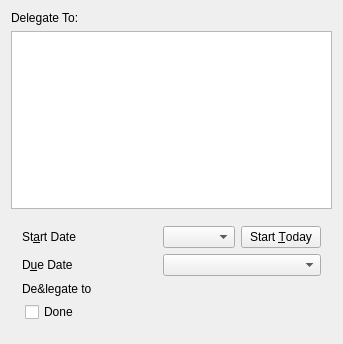
<?xml version="1.0" encoding="UTF-8"?>
<ui version="4.0">
 <class>EditorView</class>
 <widget class="QWidget" name="EditorView">
  <property name="geometry">
   <rect>
    <x>0</x>
    <y>0</y>
    <width>343</width>
    <height>344</height>
   </rect>
  </property>
  <property name="windowTitle">
   <string>Editor</string>
  </property>
  <layout class="QVBoxLayout" name="layout">
   <item>
    <widget class="QLabel" name="delegateLabel">
     <property name="text">
      <string>Delegate To: </string>
     </property>
    </widget>
   </item>
   <item>
    <widget class="QPlainTextEdit" name="textEdit"/>
   </item>
   <item>
    <widget class="QWidget" name="taskGroup" native="true">
     <layout class="QGridLayout" name="gridLayout">
      <item row="0" column="0">
       <widget class="QLabel" name="startDateLabel">
        <property name="text">
         <string>St&amp;art Date</string>
        </property>
        <property name="margin">
         <number>4</number>
        </property>
        <property name="buddy">
         <cstring>startDateEdit</cstring>
        </property>
       </widget>
      </item>
      <item row="0" column="1">
       <layout class="QHBoxLayout" name="horizontalLayout">
        <item>
         <widget class="KPIM::KDateEdit" name="startDateEdit"/>
        </item>
        <item>
         <widget class="QPushButton" name="startTodayButton">
          <property name="text">
           <string>Start &amp;Today</string>
          </property>
         </widget>
        </item>
       </layout>
      </item>
      <item row="1" column="0">
       <widget class="QLabel" name="dueDateLabel">
        <property name="text">
         <string>D&amp;ue Date </string>
        </property>
        <property name="margin">
         <number>4</number>
        </property>
        <property name="buddy">
         <cstring>dueDateEdit</cstring>
        </property>
       </widget>
      </item>
      <item row="1" column="1">
       <widget class="KPIM::KDateEdit" name="dueDateEdit"/>
      </item>
      <item row="2" column="0">
       <widget class="QLabel" name="delegateToLabel">
        <property name="text">
         <string>De&amp;legate to</string>
        </property>
        <property name="margin">
         <number>4</number>
        </property>
       </widget>
      </item>
      <item row="2" column="1">
       <widget class="QWidget" name="delegateEditPlaceHolder" native="true">
        <layout class="QHBoxLayout" name="horizontalLayout_2">
         <property name="leftMargin">
          <number>0</number>
         </property>
         <property name="topMargin">
          <number>0</number>
         </property>
         <property name="rightMargin">
          <number>0</number>
         </property>
         <property name="bottomMargin">
          <number>0</number>
         </property>
        </layout>
       </widget>
      </item>
      <item row="3" column="0">
       <layout class="QHBoxLayout" name="doneLayout">
        <property name="leftMargin">
         <number>3</number>
        </property>
        <item>
         <widget class="QCheckBox" name="doneButton">
          <property name="text">
           <string>Done</string>
          </property>
         </widget>
        </item>
       </layout>
      </item>
     </layout>
    </widget>
   </item>
  </layout>
  <action name="actionEditor">
   <property name="text">
    <string>Editor</string>
   </property>
  </action>
 </widget>
 <layoutdefault spacing="6" margin="11"/>
 <customwidgets>
  <customwidget>
   <class>KPIM::KDateEdit</class>
   <extends>QComboBox</extends>
   <header>kdateedit.h</header>
  </customwidget>
 </customwidgets>
 <resources/>
 <connections/>
</ui>
